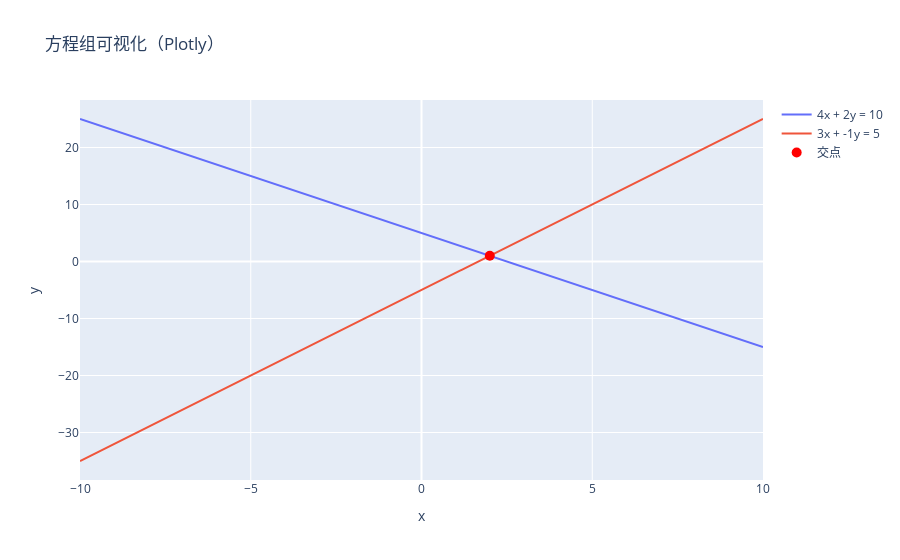

Here is the notebook cell this chart was saved with:
### Markdown cell above
## 方程组求解(solving a system of equations)

**什么是方程组**

> 同一组未知数,同时满足多个方程

$$
\begin{cases} 
x + y = 5 \\
x - y = 1
\end{cases} 
$$

意思是：

找一对$(x,y)$，既满足第一个式子，又满足第二个式子

---

**方法一 == 代入法**

> 一个方程里把某个未知数"表示出来"
>
> 然后"代进"另一个方程,把问题变为一个未知数

例子
$$
    \begin{cases}
    x + y = 7 \\
    x - 2y = 1
    \end{cases}
$$
**第一步** : 
- 先选择一个方程,把某个未知数单独解出来(随便一个) 
- $ x = 7 - y $

**第二步** : 
- 把$x = 7 - y$代入第二个方程
- $ (7 - y) - 2y = 1$
- 注意这里的括号展开规则,如果括号前有"-",就需要转变括号内的运算符,如果没有就不需要
    1. 展开括号: $7 - y - 2y =1$
    2. 合并同类项: $7 - 3y = 1$
    3. 计算未知数 : $7 - 1 = 6 \Rightarrow 3y = 6 \Rightarrow 6 / 3 = 2 \Rightarrow y = 2 $

**第三步** : 
- 求另一个未知数
- $ x = 7 - y \Rightarrow x = 7 - 2 = 5 \Rightarrow x = 5$
- 最终解 : $(x,y) = (5,2)$'

---

**方法二 == 消元**
$$
    \begin{cases}
    ax + by = c \\
    dx + ey = f
    \end{cases}
$$
> 核心思想 = 把一个多维的方程压缩成为一维的方程,同时保留原有的约束


1. 第一步: 看系数和找到可以相互抵消的
    - 看方程组相同未知变量的系数
    - 找到一对系数,更容易变成「相同但一正一负」?(因为可以通过加减的方式去抵消为0)
    - 通常会有不同的情况
        1. 已经是一正一负,大小相同(最理想的状态)
            - $ \begin{cases} x + y = 5 \\ x - y = 1 \end{cases} $
            - 这里$+y,-y$,相加后,$y$直接消失
        2. 符号相同,大小相同
            - $\begin{cases} x + y = 5 \\ x + y = 1 \end{cases}$
            - 这里都是$+y$,所以直接相减$y$就消失.
        3. 大小不同(乘法)
            - $\begin{cases} 2x+3y = 12 \\ x-y=1\end{cases}$
            - 想要消除$y$,但是$+3y,-1y$
            - **把其中一个方程整体乘以一个数**,让系数变成3和-3
                - $ x-y=1 \times 3 \Rightarrow 3x - 3y = 3$
                - $ +3y + (-3y) = 0$
        4. 大小不同(除法)
            - $\begin{cases} 4x + 2y = 10 \\ 2x - y = 3 \end{cases}$
            - 第一行整体除以2: (通过缩小的方式也是一个方法)
                - $\begin{cases} 2x + y = 10 \\ 2x - y =3 \end{cases}$
3. 就是求被抵消掉的未知变量(回代)
    - 这一步就和上面的最后一步一样.
    - 可以随便选择一个方程进行回代.

---

例子示范 : $\begin{cases}4x + 2y = 10\\3x-y = 5\end{cases}$
1. 确定了抵消的未知数$y$,因为$y$的系数容易抵消
2. 调整方程系数
    - 第二个方程$3x - y=5$,为了让-1变成-2(抵消第一个方程的+2),**所以整体乘以2**
    - $ 2 \cdot (3x - y) = 2 \cdot 5 \Rightarrow 6x - 2y = 10$(整条方程都要乘)
    - 方程变为了$\begin{cases} 4x + 2y =10 \\ 6x - 2y =10\end{cases}$
3. 使用加减法抵消未知数
    - 这个阶段需要灵活应变去使用加法或者减法去抵消未知变量
    - $ (4x + 2y)+(6x-2y)=10+10$(这一步两个方程的不一定是加法的,根据抵消未知变量的运算符作为确定)
    - 然后合并同类项 **(合并同类项不是单纯的加起来,而是看项本身带的运算符去合并的)**
    - $6x + 0 = 10 + 10$
    - $10x = 20 \Rightarrow 20/10x = 2 \Rightarrow x = 2$
4. 解一元方程
    - 回代求另一个未知变量(选择哪一个方程都没有关系的)
    - $4x + 2y= 10$
    - $ 4 \cdot 2 + 2y = 10 \Rightarrow 8 + 2y = 10 \Rightarrow 2y = 2 \Rightarrow y = 1$
5. 最终解 : $(x,y) = (2,1)$

### Code cell
def plot_linear_system_plotly(eq1, eq2, x_range=(-10,10), points=400):
    a1,b1,c1 = eq1
    a2,b2,c2 = eq2

    # 判别解类型
    det = a1*b2 - a2*b1
    if det == 0:
        print("方程组无唯一解，可能无解或无数解")
        return

    # 唯一解
    x_sol = (c1*b2 - c2*b1)/det
    y_sol = (a1*c2 - a2*c1)/det
    print(f"方程组唯一解: x={x_sol}, y={y_sol}")

    # x 数组
    x = np.linspace(x_range[0], x_range[1], points)

    # y 数组
    y1 = (c1 - a1*x)/b1
    y2 = (c2 - a2*x)/b2

    # 创建 Plotly 图表
    fig = go.Figure()
    fig.add_trace(go.Scatter(x=x, y=y1, mode='lines', name=f'{a1}x + {b1}y = {c1}'))
    fig.add_trace(go.Scatter(x=x, y=y2, mode='lines', name=f'{a2}x + {b2}y = {c2}'))
    fig.add_trace(go.Scatter(x=[x_sol], y=[y_sol], mode='markers', 
                             marker=dict(color='red', size=10), name='交点'))

    fig.update_layout(title='方程组可视化（Plotly）',
                      xaxis_title='x',
                      yaxis_title='y',
                      showlegend=True)
    fig.show()


plot_linear_system_plotly((4,2,10), (3,-1,5))

### Figure 1 — Plotly figure (JSON) as saved in the notebook; plotly's stock layout.template omitted (floating-point values rounded to 4 significant figures; data arrays with more than 128 entries replaced by an {"elided": "..."} marker saying what was removed)
{"data": [{"mode": "lines", "name": "4x + 2y = 10", "type": "scatter", "x": {"elided": "400 float values"}, "y": {"elided": "400 float values"}}, {"mode": "lines", "name": "3x + -1y = 5", "type": "scatter", "x": {"elided": "400 float values"}, "y": {"elided": "400 float values"}}, {"marker": {"color": "red", "size": 10}, "mode": "markers", "name": "交点", "type": "scatter", "x": [2], "y": [1]}], "layout": {"showlegend": true, "title": {"text": "方程组可视化（Plotly）"}, "xaxis": {"title": {"text": "x"}}, "yaxis": {"title": {"text": "y"}}}}
